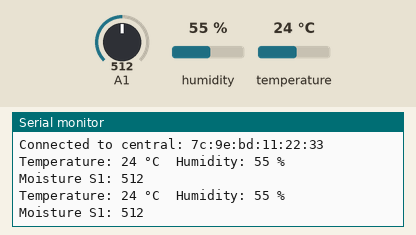
Recording of a sketch running on a simulated Arduino Nano 33 IoT. Parts: the last lines printed to the serial monitor. Inputs (shaded band) come from the test bench; at power-on: humidity 55 %, A1 = 512, temperature 24 °C. Nothing arrives over Bluetooth unless stated; a phone connects over Bluetooth LE 3 s after start.

Above: at 5.3 s.
5.4 s: humidity set to 22 %
At 6.8 s:
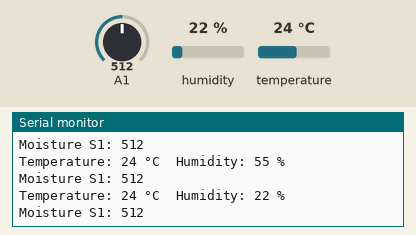
6.9 s: A1 set to 716
At 8.3 s:
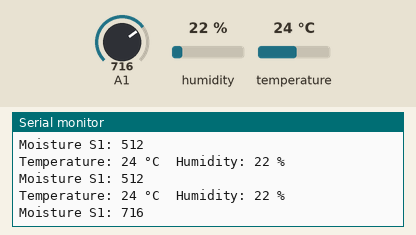
8.4 s: temperature set to 12 °C
At 9.8 s:
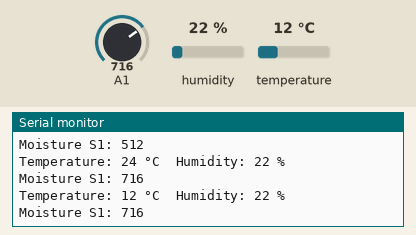
9.9 s: A1 set to 900
At 11.3 s:
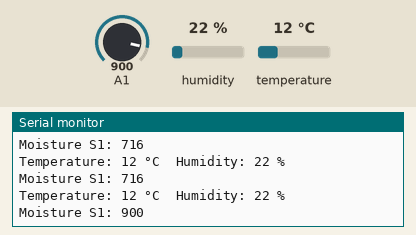
11.4 s: humidity set to 40 %
At 13.6 s:
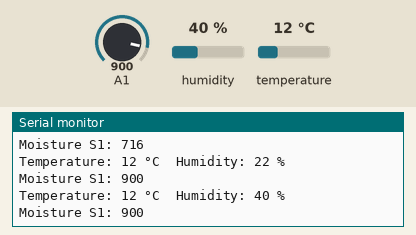
Timing chart, 0 to 13.9 s (numbered marks = the images above; inputs shaded):
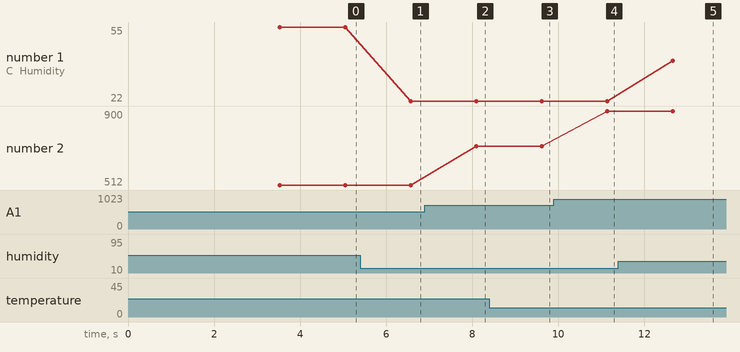

Measured:
- after the input at 5.4 s, the serial monitor: prints a new line after 1.2 s (image 1)
- after the input at 6.9 s, the serial monitor: prints a new line after 1.2 s (image 2)
- after the input at 8.4 s, the serial monitor: prints a new line after 1.2 s (image 3)
- after the input at 9.9 s, the serial monitor: prints a new line after 1.2 s (image 4)
- after the input at 11.4 s, the serial monitor: prints a new line after 1.3 s (image 5)
- plotted number 1: 22 → 40 after the input at 11.4 s
- plotted number 2: 512 → 716 after the input at 6.9 s, 716 → 900 after the input at 9.9 s

The sketch:

Moisture_sens.ino
```cpp
#include <ArduinoBLE.h>
#include <DHT11.h>

const char* serviceUuid = "19b10000-e8f2-537e-4f6c-d104768a1214"; // Custom UUID for Moisture Service
const char* characteristicUuid = "19b10001-e8f2-537e-4f6c-d104768a1214";


int soilMoistureLevelS1;
int soilMoistureLevelS2;
DHT11 dht11(2);


BLEService moistureService(serviceUuid);
BLEIntCharacteristic moistureLevelChar(characteristicUuid, BLERead | BLENotify);

void setup() {
  pinMode(A1, INPUT);
  pinMode(A2, INPUT);
  Serial.begin(9600);
  while (!Serial);


  // Start BLE
  if (!BLE.begin()) {
    Serial.println("Starting BLE failed!");
    while (1);
  }

  // Set up BLE Service and Characteristic
  BLE.setLocalName("MoistureSensor");
  BLE.setAdvertisedService(moistureService);
  moistureService.addCharacteristic(moistureLevelChar);
  BLE.addService(moistureService);

  BLE.advertise();
  Serial.println("BLE device is now advertising");

}

void Teperature_and_Humidity() {
  int temperature = 0;
  int humidity = 0;

  int result = dht11.readTemperatureHumidity(temperature, humidity);


  Serial.print("Temperature: ");
  Serial.print(temperature);
  Serial.print(" °C\tHumidity: ");
  Serial.print(humidity);
  Serial.println(" %");

}

void Moisture_sensor1() {
  soilMoistureLevelS1 = analogRead(A1);
  Serial.print("Moisture S1: ");
  Serial.println(soilMoistureLevelS1);

  // Update BLE characteristic
  moistureLevelChar.writeValue(soilMoistureLevelS1);
}


void loop() {


  BLEDevice central = BLE.central();
  if(central)
  {
    Serial.print("Connected to central: ");
    Serial.println(central.address());

    while (central.connected()){

      Teperature_and_Humidity();
      Moisture_sensor1();

      BLE.poll();
      delay(1000);

      if(moistureLevelChar.written()){

        if (moistureLevelChar.value()){
          BLE.poll();
          delay(1000);
        }
      }

    }

  }


  Serial.print("\n");

    // Moisture_sensor2();

}


//End of Code
```
